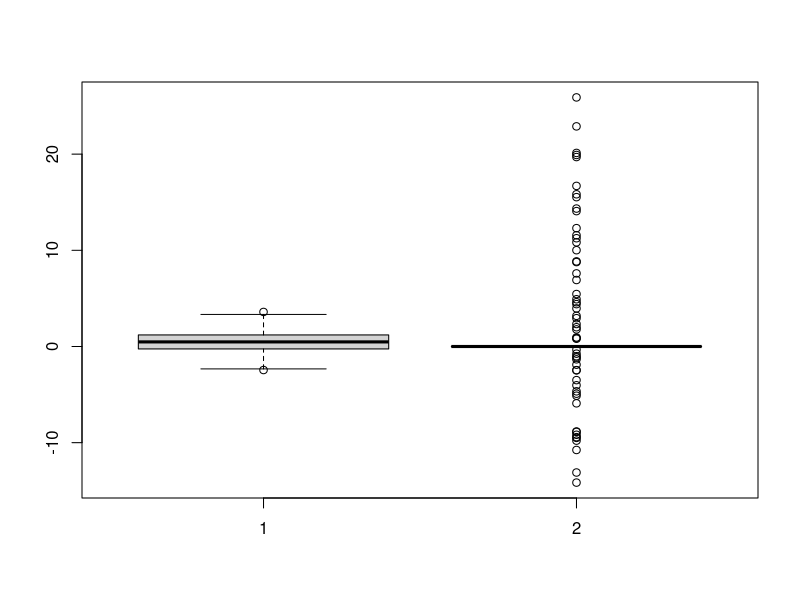
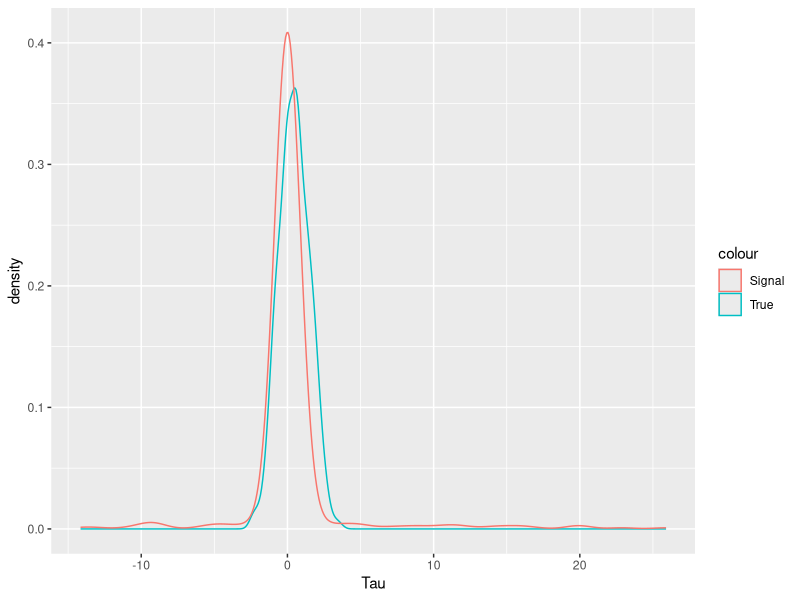

These figures' R source, in order:
## ---- chunk 1
library(tidyverse)

N <- 500

X <- runif(N,0,1)

Tau <- X + rnorm(N)

D <- sample(0:1, N, replace = TRUE, prob = c(0.9,0.1))

Y <- Tau*D

IPW <- ((D*Y/mean(D)) - ((1 - D)*Y/mean(1 - D)))

mean(IPW)
mean(Tau)

boxplot(Tau,IPW)

tibble(
  Tau,
  IPW
) |> 
  ggplot(
    aes(
      x = Tau,
      color = "True"
    )
  ) +
  geom_density() +
  geom_density(
    aes(
      x = IPW,
      color = "Signal"
    )
  )
